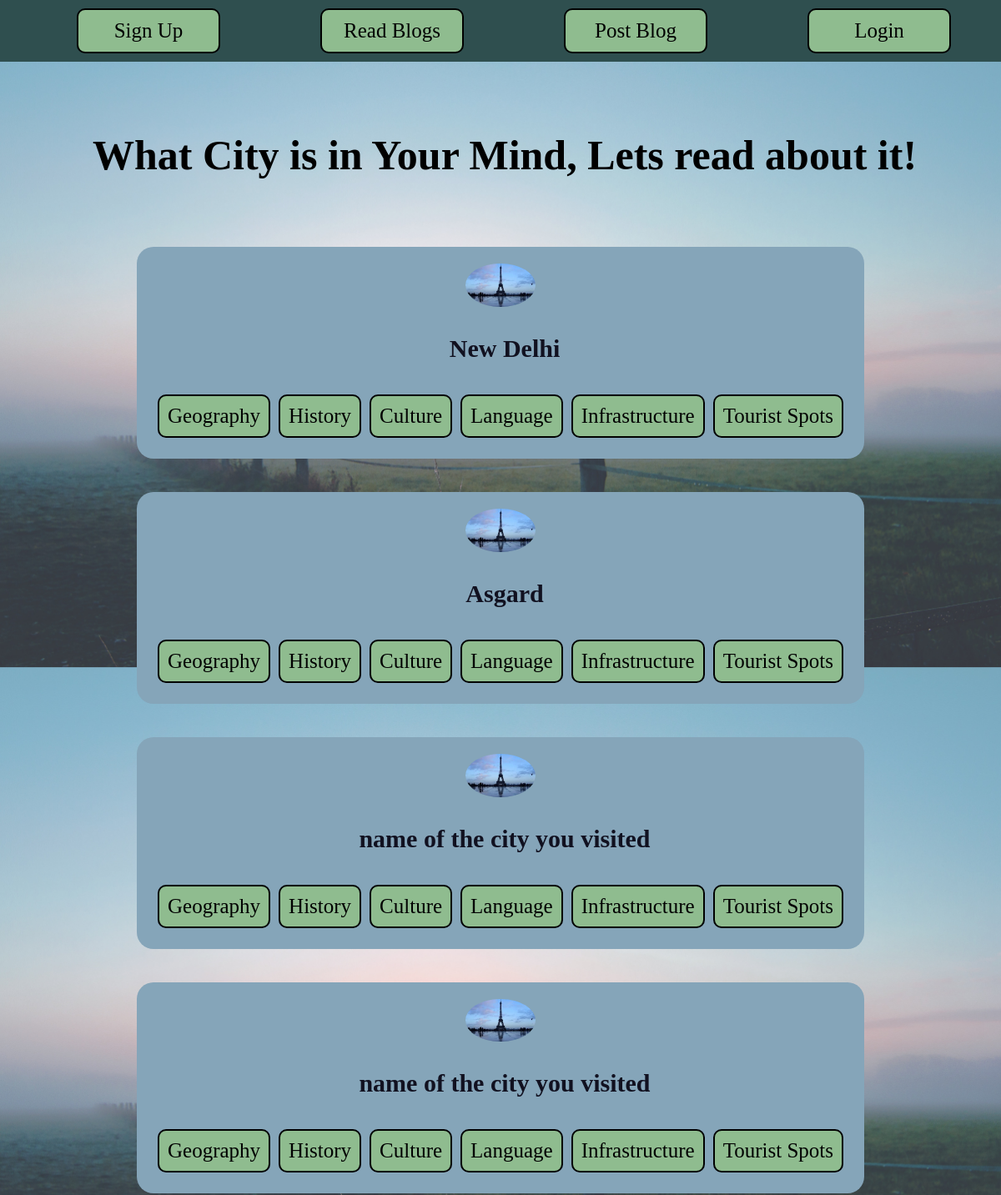
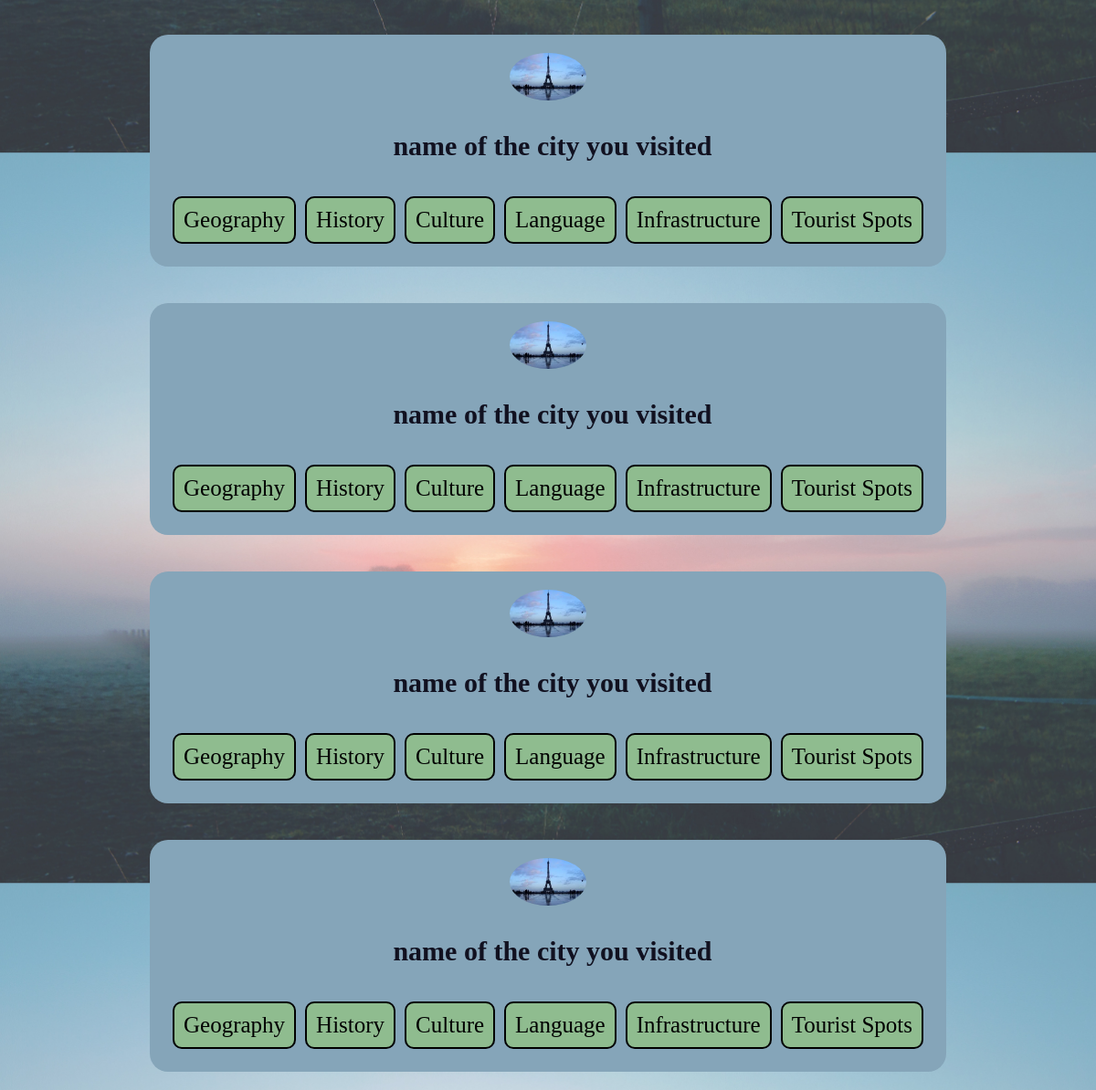
The app's page /cities with its own data (2 pictures, top to bottom).
### about/models.py (models this page shows)
class Cities(models.Model):
    id = models.AutoField(primary_key=True, unique=True, blank=False)
    name = models.CharField( unique = False, blank = False,max_length=30)
    geography = models.CharField(max_length=10000)
    history = models.CharField(max_length=10000)
    culture = models.CharField(max_length=10000)
    language = models.CharField(max_length=10000)
    infrastructure = models.CharField(max_length=10000)
    tourist_spots = models.CharField(max_length=10000)

### about/views.py (the view)
# urls.py: path('cities',views.viewcity,name='cityinfo')
def viewcity(request):
    passed_list : dict[str:list] = {"list" : []}
    for obj in Cities.objects.all():
        context = {
            'id' : obj.id,
            'name' : obj.name,
            'geography' : obj.geography,
            'history' : obj.history,
            'culture' : obj.culture,
            'language' : obj.language,
            'infrastructure' : obj.infrastructure,
            'tourist_spots' : obj.tourist_spots
        }
        passed_list["list"].append(context)
    print('Passed',  len(passed_list['list']))
    return render(request, 'viewcity.html', passed_list)

### templates/viewcity.html (shortened to what this page needs)
{% extends "base.html" %}
{% load static %}
{%block cssfile%}
    <link rel="stylesheet" href= {% static 'viewcity.css' %}>
{% endblock %}
{% block content %}
    <div id = ''>
        <br>
            <h1>What City is in Your Mind, Lets read about it!</h1>
        <br>
        <br>
        <div class = 'boxes'>
            {% for city in list %}
                <div class = div-card>
                    <div style="align-items: center; align-content:center;">
                        <img id ="photu1" src={% static "A.jpeg" %} alt="City Photo">
                    </div>
                    <br>
                    <h1 style="font-size: 30px; color:rgb(17, 17, 32)">{{city.name}}</h1>
                    <br>
                    <div style="display:flex; flex-wrap: wrap; align-content: center; justify-content: center;">
                        <div class="feature">Geography
                        </div>
                        <div class="feature">History
                        </div>
                        <div class="feature">Culture
                        </div>
                        <div class="feature">Language
                        </div>
                        <div class="feature">Infrastructure
                        </div>
                        <div class="feature">Tourist Spots
                        </div>
                    </div>
            </div>
            {% endfor %}
        </div>
    </div>
{% endblock %}

### templates/base.html (shortened to what this page needs)
{% load static %}
<!DOCTYPE html>
<html lang="en">
<head>
    {% block cssfile %}
    {% endblock %}
</head>
<body {% block bodybg %} {% endblock %}>
    {% include 'nav_bar.html' %}
    {% block content %}
    {% endblock %}
</body>
</html>

### templates/nav_bar.html
{% load static %}
<link rel="stylesheet" href={% static "navbar.css" %}>
<div id='navbar'>
    {%if user.get_username %}
    {%else%}
        <a id="about_us" href="/signup"> Sign Up </a>
    {%endif%}
    <a id="all_blogs" href="/cities">Read Blogs</a>
    <a id="post_blog" href="/postcity">Post Blog</a>
    {% if user.get_username%}
        <a id="profile_us" href="/signout"> {{user.get_username}} </a>
    {% else%}
        <a id="profile_us" href="/signin" > Login </a>
    {% endif %}
</div>

### templates/viewcity.css (style rules this page uses)
.div-card { color: Black; background-color: #85a5b9; padding: 20px; margin: 20px; border-radius: 20px; }
.boxes { display: flex; flex-direction: row; flex-wrap: wrap ; flex-flow: wrap; align-items: center; justify-content: center ; }
h1 { width: 100%; text-align: center; padding: 5px; }
body { font-size: 25px; background-image: url('x2.jpg'); background-size: 100%; background-repeat: repeat; text-align: center; }
.feature { position: relative; display: inline-block; margin: 5px; border: solid black 2px; border-radius: 10px; background-color: #8FBC8F; color: black; padding: 10px; }
#photu1 { width: 10%; height: 20%; border-radius: 50%; display: block; margin-left: auto; margin-right: auto; }

### templates/navbar.css (style rules this page uses)
* { margin: 0px; padding: 0px; }
#navbar { display: flex; width: 100%; background-color: #2F4F4F; align-items: stretch; height: auto; justify-content: flex-end; margin:0px; margin-bottom: 50px; }
#navbar * { margin-left: 5%; margin-top: 10px; margin-right: 5%; margin-bottom: 10px; border-color: black; border-radius: 10px; }
a { border: solid 2px black; width:14%; text-align: center; line-height: 50px; border-radius: 10px; background-color: #8FBC8F; color: black; text-decoration: none; align-self: right; }

### records on screen
Cities: name "New Delhi"
Cities: name "Asgard"
Cities: name "name of the city you visited"
Cities: name "name of the city you visited"
Cities: name "name of the city you visited"
Cities: name "name of the city you visited"
Cities: name "name of the city you visited"
Cities: name "name of the city you visited"
